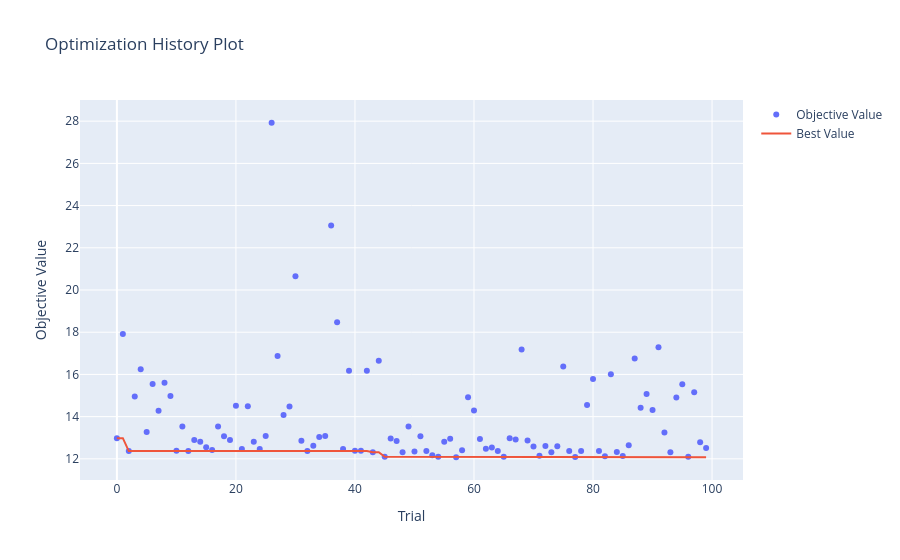
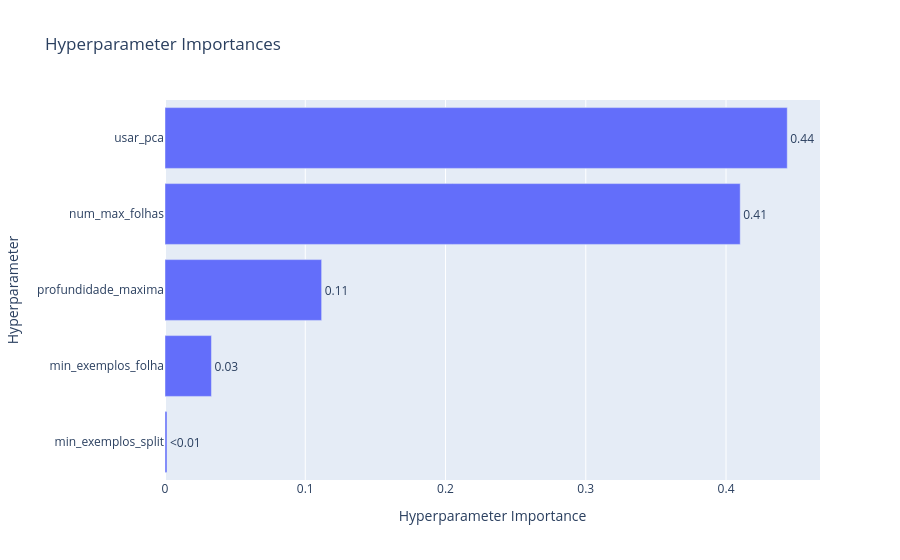

Notebook source saved alongside these figures, in order:
### Code cell
estudo_arvore = cria_estudo("arvore_decisao")

if len(estudo_arvore.trials) == 0:
    
    estudo_arvore.enqueue_trial(
        {
            "usar_pca": False,
            "profundidade_maxima": 60,
            "num_max_folhas": 15000,
            "min_exemplos_split": 2,
            "min_exemplos_folha": 1,
        }
    )

otimiza(estudo_arvore, cria_modelo_arvore)
mostra_resultados(estudo_arvore)

### Figure 1 — Plotly figure (JSON) as saved in the notebook; plotly's stock layout.template omitted (floating-point values rounded to 4 significant figures)
{"data": [{"mode": "markers", "name": "Objective Value", "type": "scatter", "x": [0, 1, 2, 3, 4, 5, 6, 7, 8, 9, 10, 11, 12, 13, 14, 15, 16, 17, 18, 19, 20, 21, 22, 23, 24, 25, 26, 27, 28, 29, 30, 31, 32, 33, 34, 35, 36, 37, 38, 39, 40, 41, 42, 43, 44, 45, 46, 47, 48, 49, 50, 51, 52, 53, 54, 55, 56, 57, 58, 59, 60, 61, 62, 63, 64, 65, 66, 67, 68, 69, 70, 71, 72, 73, 74, 75, 76, 77, 78, 79, 80, 81, 82, 83, 84, 85, 86, 87, 88, 89, 90, 91, 92, 93, 94, 95, 96, 97, 98, 99], "y": [12.98, 17.92, 12.37, 14.96, 16.24, 13.27, 15.54, 14.28, 15.61, 14.97, 12.38, 13.53, 12.37, 12.89, 12.8, 12.55, 12.41, 13.53, 13.07, 12.89, 14.51, 12.46, 14.49, 12.81, 12.47, 13.08, 27.93, 16.87, 14.07, 14.48, 20.65, 12.86, 12.37, 12.62, 13.04, 13.08, 23.06, 18.47, 12.47, 16.17, 12.38, 12.38, 16.17, 12.31, 16.65, 12.1, 12.96, 12.84, 12.31, 13.54, 12.35, 13.08, 12.37, 12.17, 12.09, 12.81, 12.96, 12.08, 12.4, 14.92, 14.3, 12.94, 12.48, 12.54, 12.37, 12.09, 12.97, 12.91, 17.18, 12.87, 12.58, 12.15, 12.61, 12.31, 12.59, 16.38, 12.37, 12.09, 12.37, 14.55, 15.78, 12.37, 12.12, 16.01, 12.32, 12.13, 12.64, 16.75, 14.43, 15.07, 14.31, 17.28, 13.25, 12.31, 14.9, 15.54, 12.1, 15.15, 12.78, 12.51]}, {"mode": "lines", "name": "Best Value", "type": "scatter", "x": [0, 1, 2, 3, 4, 5, 6, 7, 8, 9, 10, 11, 12, 13, 14, 15, 16, 17, 18, 19, 20, 21, 22, 23, 24, 25, 26, 27, 28, 29, 30, 31, 32, 33, 34, 35, 36, 37, 38, 39, 40, 41, 42, 43, 44, 45, 46, 47, 48, 49, 50, 51, 52, 53, 54, 55, 56, 57, 58, 59, 60, 61, 62, 63, 64, 65, 66, 67, 68, 69, 70, 71, 72, 73, 74, 75, 76, 77, 78, 79, 80, 81, 82, 83, 84, 85, 86, 87, 88, 89, 90, 91, 92, 93, 94, 95, 96, 97, 98, 99], "y": [12.98, 12.98, 12.37, 12.37, 12.37, 12.37, 12.37, 12.37, 12.37, 12.37, 12.37, 12.37, 12.37, 12.37, 12.37, 12.37, 12.37, 12.37, 12.37, 12.37, 12.37, 12.37, 12.37, 12.37, 12.37, 12.37, 12.37, 12.37, 12.37, 12.37, 12.37, 12.37, 12.37, 12.37, 12.37, 12.37, 12.37, 12.37, 12.37, 12.37, 12.37, 12.37, 12.37, 12.31, 12.31, 12.1, 12.1, 12.1, 12.1, 12.1, 12.1, 12.1, 12.1, 12.1, 12.09, 12.09, 12.09, 12.08, 12.08, 12.08, 12.08, 12.08, 12.08, 12.08, 12.08, 12.08, 12.08, 12.08, 12.08, 12.08, 12.08, 12.08, 12.08, 12.08, 12.08, 12.08, 12.08, 12.08, 12.08, 12.08, 12.08, 12.08, 12.08, 12.08, 12.08, 12.08, 12.08, 12.08, 12.08, 12.08, 12.08, 12.08, 12.08, 12.08, 12.08, 12.08, 12.08, 12.08, 12.08, 12.08]}, {"marker": {"color": "#cccccc"}, "mode": "markers", "name": "Infeasible Trial", "showlegend": false, "type": "scatter", "x": [], "y": []}], "layout": {"title": {"text": "Optimization History Plot"}, "xaxis": {"title": {"text": "Trial"}}, "yaxis": {"title": {"text": "Objective Value"}}}}

### Figure 2 — Plotly figure (JSON) as saved in the notebook; plotly's stock layout.template omitted (floating-point values rounded to 4 significant figures)
{"data": [{"cliponaxis": false, "hovertemplate": ["min_exemplos_split (IntDistribution): 0.0014252285709875805<extra></extra>", "min_exemplos_folha (IntDistribution): 0.033120097244171295<extra></extra>", "profundidade_maxima (IntDistribution): 0.11167771418101591<extra></extra>", "num_max_folhas (IntDistribution): 0.4101274690216244<extra></extra>", "usar_pca (CategoricalDistribution): 0.4436494909822008<extra></extra>"], "name": "Objective Value", "orientation": "h", "text": ["<0.01", "0.03", "0.11", "0.41", "0.44"], "textposition": "outside", "type": "bar", "x": [0.001425, 0.03312, 0.1117, 0.4101, 0.4436], "y": ["min_exemplos_split", "min_exemplos_folha", "profundidade_maxima", "num_max_folhas", "usar_pca"]}], "layout": {"title": {"text": "Hyperparameter Importances"}, "xaxis": {"title": {"text": "Hyperparameter Importance"}}, "yaxis": {"title": {"text": "Hyperparameter"}}}}
